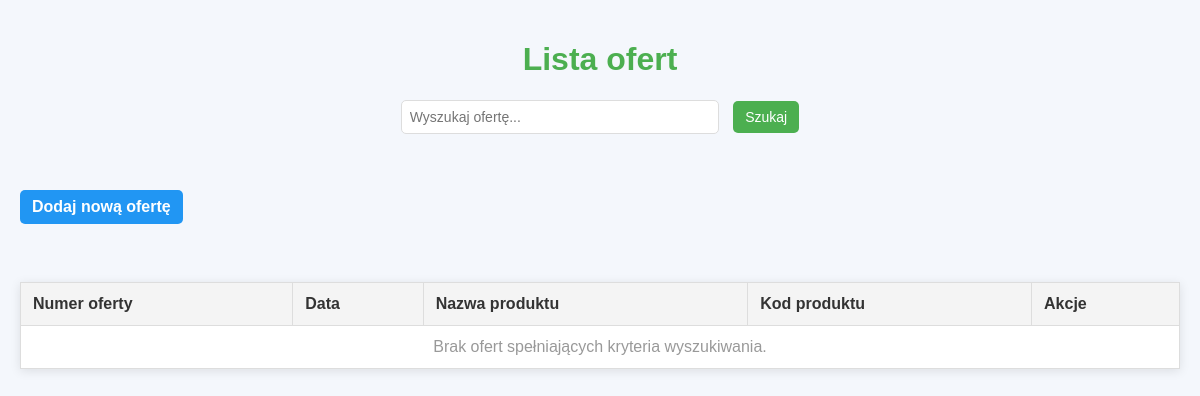
The page /lista_ofert.php on the database as committed earlier.
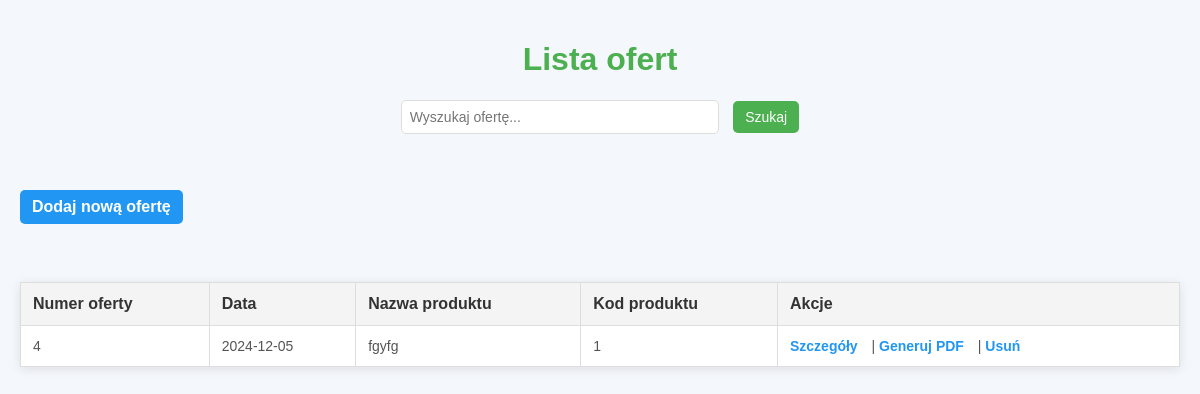
The same page on the database as committed later.
### tables this page shows
CREATE TABLE `oferty` (
  `id` int(11) NOT NULL,
  `numer_oferty` varchar(50) DEFAULT NULL,
  `data` date DEFAULT NULL,
  `nazwa_produktu` varchar(255) DEFAULT NULL,
  `kod_produktu` varchar(50) DEFAULT NULL,
  `opcja_bez_znakowania` tinyint(1) DEFAULT NULL,
  `opcja_z_znakowaniem` tinyint(1) DEFAULT NULL,
  `kolory_bez_znakowania` varchar(255) DEFAULT NULL,
  `technologia_znakowania` varchar(255) DEFAULT NULL,
  `liczba_kolorow` int(11) DEFAULT NULL,
  `kolory_znakowania` varchar(255) DEFAULT NULL,
  `kolory` varchar(255) DEFAULT NULL,
  `ilosc` int(11) DEFAULT NULL,
  `cena_produktu` decimal(10,2) DEFAULT NULL,
  `cena_przygotowana` decimal(10,2) DEFAULT NULL,
  `cena_nadruku` decimal(10,2) DEFAULT NULL,
  `cena_jednostkowa` decimal(10,2) DEFAULT NULL,
  `cena_przed_marza` decimal(10,2) DEFAULT NULL,
  `cena_po_marzy` decimal(10,2) DEFAULT NULL,
  `grafika_produktu` longblob DEFAULT NULL
);

### lista_ofert.php (the view, shortened to what this page needs)
<?php
include('db_connect.php');
$searchQuery = '';
$query = "SELECT id, numer_oferty, data, nazwa_produktu, kod_produktu
          FROM oferty
          WHERE numer_oferty LIKE '%$searchQuery%'
          OR nazwa_produktu LIKE '%$searchQuery%'
          OR kod_produktu LIKE '%$searchQuery%'";
$result = $conn->query($query);
?>
<!DOCTYPE html>
<html lang="pl">
<head>
</head>
<body>
    <h1>Lista ofert</h1>
    <form method="get" action="">
        <input type="text" name="search" value="<?php echo htmlspecialchars($searchQuery); ?>" placeholder="Wyszukaj ofertę..." />
        <button type="submit">Szukaj</button>
    </form>
    <br><br>
    <a href="dodaj_oferte.php" class="btn-add">Dodaj nową ofertę</a>
    <br><br>
    <table>
        <thead>
            <tr>
                <th>Numer oferty</th>
                <th>Data</th>
                <th>Nazwa produktu</th>
                <th>Kod produktu</th>
                <th>Akcje</th>
            </tr>
        </thead>
        <tbody>
            <?php if ($result->num_rows > 0): ?>
                <?php while ($row = $result->fetch_assoc()): ?>
                    <tr>
                        <td><?php echo htmlspecialchars($row['numer_oferty']); ?></td>
                        <td><?php echo htmlspecialchars($row['data']); ?></td>
                        <td><?php echo htmlspecialchars($row['nazwa_produktu']); ?></td>
                        <td><?php echo htmlspecialchars($row['kod_produktu']); ?></td>
                        <td class="action-links">
                            <a href="szczegoly_oferty.php?id=<?php echo $row['id']; ?>">Szczegóły</a> |
                            <a href="generuj_pdf.php?id=<?php echo $row['id']; ?>">Generuj PDF</a> |
                            <a href="usun_oferta.php?id=<?php echo $row['id']; ?>" onclick="return confirm('Czy na pewno chcesz usunąć tę ofertę?')">Usuń</a>
                        </td>
                    </tr>
                <?php endwhile; ?>
            <?php else: ?>
                <tr>
                    <td colspan="5" class="no-results">Brak ofert spełniających kryteria wyszukiwania.</td>
                </tr>
            <?php endif; ?>
        </tbody>
    </table>
</body>
</html>

### lista_ofert.php (style rules this page uses)
body { font-family: Arial, sans-serif; background-color: #f4f7fc; margin: 0; padding: 20px; color: #333; }
h1 { text-align: center; color: #4CAF50; }
form { text-align: center; margin-bottom: 20px; }
input[type="text"] { padding: 8px; width: 300px; border: 1px solid #ddd; border-radius: 5px; font-size: 14px; }
button { padding: 8px 12px; border: none; background-color: #4CAF50; color: white; border-radius: 5px; cursor: pointer; font-size: 14px; margin-left: 10px; }
a { color: #4CAF50; text-decoration: none; font-weight: bold; }
table { width: 100%; margin-top: 20px; border-collapse: collapse; background-color: #fff; box-shadow: 0 2px 10px rgba(0, 0, 0, 0.1); }
th, td { padding: 12px; text-align: left; border: 1px solid #ddd; }
th { background-color: #f4f4f4; color: #333; font-size: 16px; }
td { font-size: 14px; color: #555; }
.action-links { font-size: 14px; }
.action-links a { margin-right: 10px; color: #2196F3; }
.btn-add { display: inline-block; padding: 8px 12px; background-color: #2196F3; color: white; text-align: center; border-radius: 5px; text-decoration: none; margin-bottom: 20px; }
.no-results { text-align: center; font-size: 16px; color: #999; }

Rows that differ between the two databases and show on the page:
added oferty: numer_oferty "4", data "2024-12-05", nazwa_produktu "fgyfg", kod_produktu "1"
Other text that changed with them:
text no longer shown: "Brak ofert spełniających kryteria wyszukiwania."
